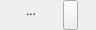
<?xml version="1.0" encoding="UTF-8"?>
<ui version="4.0">
 <class>Form_Color_Widget</class>
 <widget class="QWidget" name="Form_Color_Widget">
  <property name="geometry">
   <rect>
    <x>0</x>
    <y>0</y>
    <width>96</width>
    <height>30</height>
   </rect>
  </property>
  <property name="minimumSize">
   <size>
    <width>45</width>
    <height>30</height>
   </size>
  </property>
  <property name="maximumSize">
   <size>
    <width>96</width>
    <height>30</height>
   </size>
  </property>
  <property name="windowTitle">
   <string>Form</string>
  </property>
  <layout class="QGridLayout" name="gridLayout">
   <property name="leftMargin">
    <number>0</number>
   </property>
   <property name="topMargin">
    <number>0</number>
   </property>
   <property name="rightMargin">
    <number>0</number>
   </property>
   <property name="bottomMargin">
    <number>0</number>
   </property>
   <property name="horizontalSpacing">
    <number>1</number>
   </property>
   <property name="verticalSpacing">
    <number>0</number>
   </property>
   <item row="0" column="0">
    <widget class="QWidget" name="widget" native="true">
     <property name="minimumSize">
      <size>
       <width>30</width>
       <height>30</height>
      </size>
     </property>
     <property name="maximumSize">
      <size>
       <width>30</width>
       <height>30</height>
      </size>
     </property>
     <layout class="QGridLayout" name="gridLayout_2">
      <property name="leftMargin">
       <number>0</number>
      </property>
      <property name="topMargin">
       <number>0</number>
      </property>
      <property name="rightMargin">
       <number>0</number>
      </property>
      <property name="bottomMargin">
       <number>4</number>
      </property>
      <property name="spacing">
       <number>0</number>
      </property>
      <item row="0" column="0">
       <widget class="QToolButton" name="tb_action">
        <property name="minimumSize">
         <size>
          <width>26</width>
          <height>22</height>
         </size>
        </property>
        <property name="maximumSize">
         <size>
          <width>26</width>
          <height>22</height>
         </size>
        </property>
        <property name="styleSheet">
         <string notr="true">QToolButton
{ border-style:none;}

QToolButton:hover
{
background:#e5e5e5;
}</string>
        </property>
        <property name="text">
         <string>...</string>
        </property>
       </widget>
      </item>
      <item row="1" column="0">
       <widget class="QLabel" name="lbl_color">
        <property name="minimumSize">
         <size>
          <width>26</width>
          <height>4</height>
         </size>
        </property>
        <property name="maximumSize">
         <size>
          <width>26</width>
          <height>4</height>
         </size>
        </property>
        <property name="text">
         <string/>
        </property>
       </widget>
      </item>
     </layout>
    </widget>
   </item>
   <item row="0" column="1">
    <widget class="QToolButton" name="tb_menu">
     <property name="minimumSize">
      <size>
       <width>15</width>
       <height>30</height>
      </size>
     </property>
     <property name="maximumSize">
      <size>
       <width>15</width>
       <height>30</height>
      </size>
     </property>
     <property name="styleSheet">
      <string notr="true">
QToolButton:hover
{
background:#e5e5e5;
}</string>
     </property>
     <property name="text">
      <string/>
     </property>
     <property name="icon">
      <iconset resource="textedit.qrc">
       <normaloff>:/res/icon/dropdown.png</normaloff>:/res/icon/dropdown.png</iconset>
     </property>
     <property name="iconSize">
      <size>
       <width>10</width>
       <height>10</height>
      </size>
     </property>
    </widget>
   </item>
  </layout>
 </widget>
 <resources>
  <include location="textedit.qrc"/>
 </resources>
 <connections/>
</ui>
